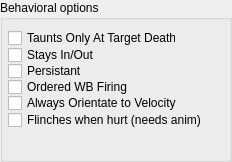
    <widget class="QGroupBox" name="IDC_STATIC_27">
      <property name="geometry">
        <rect>
          <x>650</x>
          <y>267</y>
          <width>232</width>
          <height>162</height>
        </rect>
      </property>
      <property name="title">
        <string>Behavioral options</string>
      </property>
      <property name="visible">
        <bool>true</bool>
      </property>
      <property name="enabled">
        <bool>true</bool>
      </property>
      <property name="flat">
        <bool>false</bool>
      </property>
      <widget class="QCheckBox" name="IDC_TAUNTATDEATH_CHECK">
        <property name="geometry">
          <rect>
            <x>8</x>
            <y>30</y>
            <width>168</width>
            <height>16</height>
          </rect>
        </property>
        <property name="text">
          <string>Taunts Only At Target Death</string>
        </property>
        <property name="visible">
          <bool>true</bool>
        </property>
        <property name="enabled">
          <bool>true</bool>
        </property>
      </widget>
      <widget class="QCheckBox" name="IDC_AI_STAY_IN_OUT_CHECK">
        <property name="geometry">
          <rect>
            <x>8</x>
            <y>47</y>
            <width>160</width>
            <height>16</height>
          </rect>
        </property>
        <property name="text">
          <string>Stays In/Out </string>
        </property>
        <property name="visible">
          <bool>true</bool>
        </property>
        <property name="enabled">
          <bool>true</bool>
        </property>
      </widget>
      <widget class="QCheckBox" name="IDC_PERSISTANT_CHECK">
        <property name="geometry">
          <rect>
            <x>8</x>
            <y>63</y>
            <width>128</width>
            <height>16</height>
          </rect>
        </property>
        <property name="text">
          <string>Persistant</string>
        </property>
        <property name="visible">
          <bool>true</bool>
        </property>
        <property name="enabled">
          <bool>true</bool>
        </property>
      </widget>
      <widget class="QCheckBox" name="IDC_AI_ORDERED_WB_FIRING_CHECK">
        <property name="geometry">
          <rect>
            <x>8</x>
            <y>79</y>
            <width>120</width>
            <height>16</height>
          </rect>
        </property>
        <property name="text">
          <string>Ordered WB Firing</string>
        </property>
        <property name="visible">
          <bool>true</bool>
        </property>
        <property name="enabled">
          <bool>true</bool>
        </property>
      </widget>
      <widget class="QCheckBox" name="IDC_AI_ORIENT_VEL_CHECK">
        <property name="geometry">
          <rect>
            <x>8</x>
            <y>95</y>
            <width>192</width>
            <height>16</height>
          </rect>
        </property>
        <property name="text">
          <string>Always Orientate to Velocity</string>
        </property>
        <property name="visible">
          <bool>true</bool>
        </property>
        <property name="enabled">
          <bool>true</bool>
        </property>
      </widget>
      <widget class="QCheckBox" name="IDC_AI_FLINCH_CHECK">
        <property name="geometry">
          <rect>
            <x>8</x>
            <y>112</y>
            <width>208</width>
            <height>16</height>
          </rect>
        </property>
        <property name="text">
          <string>Flinches when hurt (needs anim)</string>
        </property>
        <property name="visible">
          <bool>true</bool>
        </property>
        <property name="enabled">
          <bool>true</bool>
        </property>
      </widget>
    </widget>
